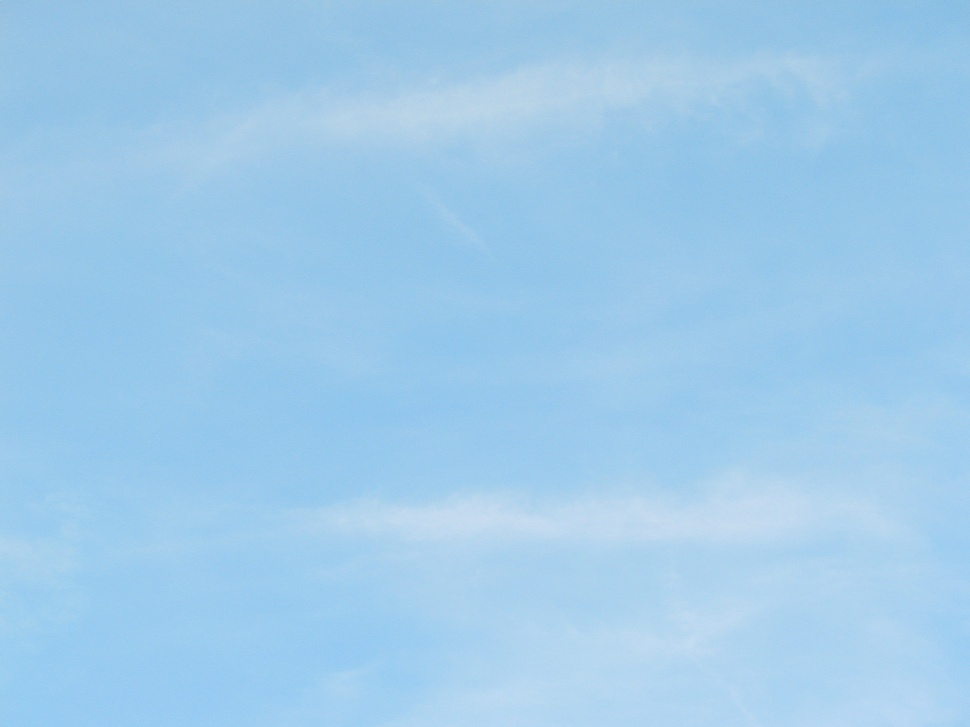
#> input picture MRSimpleTest/sky.jpg, 970 x 727 px, shrunk from 1600 x 1200 before the run
$ python -i segmentation.py   (imports and definitions only)
#> lines starting #> are read from the running program, lines starting #| are printed output that depends on the picture; after the words box and inside, x2 and y2 are one past the last pixel; in counts of white or black regions, pixels touching at a corner belong together
#> further down, picture is the input picture: shape (727, 970, 3); mean B, G, R 234.6, 203, 158.7
import cv2
import numpy as np

def get_mask(frame):
    hsv = cv2.cvtColor(frame, cv2.COLOR_BGR2HSV)
#> hsv: shape (727, 970, 3); mean H, S, V 102.6, 82.5, 234.6

    # Пример: выделяем СИНЮЮ область (как "окно")
    lower = np.array([100, 100, 100])
    upper = np.array([130, 255, 255])

    mask = cv2.inRange(hsv, lower, upper)
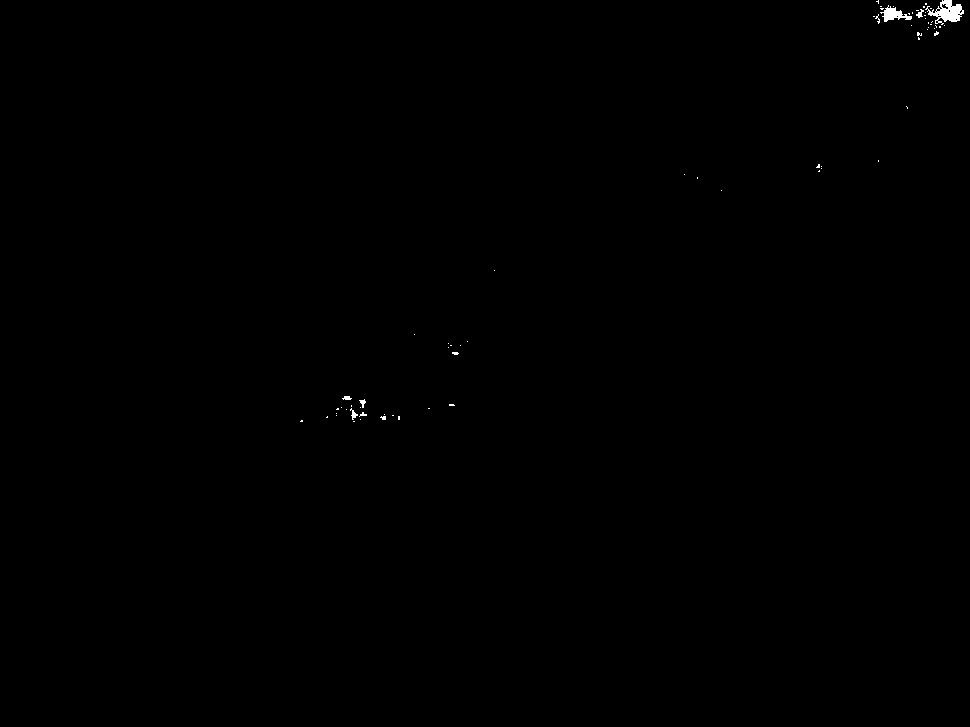
#> mask: shape (727, 970); 0.15% white; 69 white regions (63 under 20 px), largest, box (x1, y1, x2, y2) and area: (925, 0, 964, 25) 469, (880, 5, 912, 22) 240, (350, 408, 358, 420) 39, (916, 9, 924, 18) 35, (359, 399, 366, 408) 31, (342, 396, 352, 400) 29

    # Сглаживание
    mask = cv2.GaussianBlur(mask, (7, 7), 0)

    # Нормализация [0..1]
    mask = mask.astype(np.float32) / 255.0

    # Приведение к 3 каналам
    mask = np.stack([mask]*3, axis=-1)
#> mask: shape (727, 970, 3) float32

    return mask

>>> import cv2
>>> picture = cv2.imread('sky.jpg')
>>> result = get_mask(picture)
